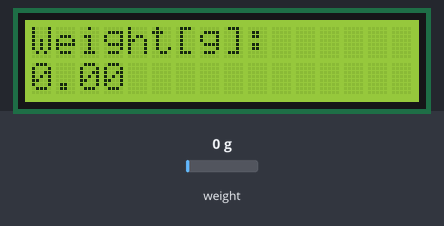
A sketch run on a simulated ESP8266 (NodeMCU). On the bench: 16×2 character LCD. The inputs (shaded band) are chosen by the test bench; at power-on: weight on the scale 0 g. WiFi joins after 1.5 s; servers stay silent unless stated; uploads are accepted with an empty reply; what the sketch prints to the serial monitor is not drawn.

Above: at 3.7 s.
3.8 s: weight on the scale set to 100 g
At 4.7 s:
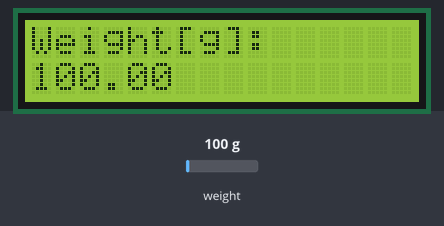
5.5 s: weight on the scale set to 1250 g
At 6.4 s:
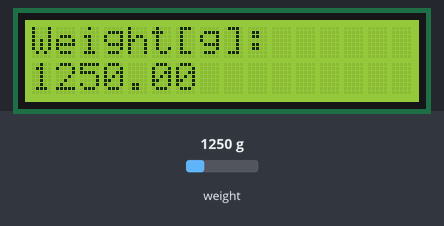
7.2 s: weight on the scale set to 2500 g
At 7.8 s:
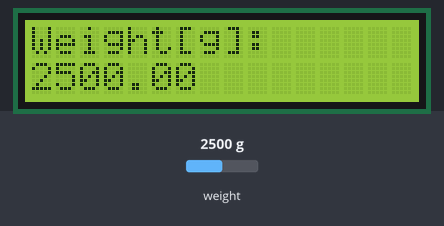
Timing chart, 0 to 10.2 s (numbered marks = the images above; inputs shaded):
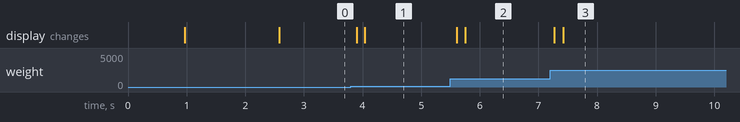

The sketch:

esp8266.ino
```cpp
// Khai báo các thư viện
#include <ArduinoJson.h>
#include <ESP8266WiFi.h>
#include <WiFiClientSecure.h>
#include <ESP8266HTTPClient.h>
#include <HX711_ADC.h>
#include <Wire.h>
#include <LiquidCrystal_I2C.h>
#include <math.h>


// Khai báo biến toàn cục
HX711_ADC LoadCell(12, 13); //DT-D6-GPIO12  SCK-D7-13
LiquidCrystal_I2C lcd(0x27, 16, 2);

// const char* ssid = "58/10 NGO SY LIEN";
// const char* password = "0358102223";

const char* ssid = "Gustav";
const char* password = "cuong2511";

// URL server HTTPS
const char* serverUrl = "https://server-1-c9nx.onrender.com/fruits/receive_fruits";

const int numReadings = 10;
double readings[numReadings];
double accurateWeight = 0.0;
double weightChangeThreshold = 2.0;

unsigned long lastUpdateTime = 0;
const unsigned long updateInterval = 2000; // Khoảng thời gian chờ (2 giây)

// Trong hàm setup và loop bạn có thể sử dụng các biến và đối tượng đã khai báo trên
void setup() {
    Serial.begin(115200);
    Wire.begin(2, 0); // SDA-GPIO2-D4  SCL-GPIO0-D3
    LoadCell.begin();
    LoadCell.start(500);
    LoadCell.setCalFactor(226.065421);
    lcd.init();
    lcd.backlight();

    // Kết nối Wi-Fi
    Serial.print("Connecting to Wi-Fi");
    WiFi.begin(ssid, password);
    while (WiFi.status() != WL_CONNECTED) {
        Serial.print(".");
        delay(200);
    }
    Serial.println("\nKết nối Wi-Fi thành công.");
}

void loop() {
    LoadCell.update();
    double currentWeight = LoadCell.getData();

    // Cập nhật mảng readings
    for (int i = 0; i < numReadings - 1; i++) {
        readings[i] = readings[i + 1];
    }
    readings[numReadings - 1] = currentWeight;

    // Tính trọng lượng trung bình
    double sum = 0.0;
    for (int i = 0; i < numReadings; i++) {
        sum += readings[i];
    }
    double currentWeightR = sum / numReadings;
    // Làm tròn currentWeightR đến 2 chữ số thập phân
    currentWeightR = round(currentWeightR * 100) / 100;

    // Tính sự thay đổi trọng lượng
    double weightChange = abs(currentWeightR - accurateWeight);
    if (weightChange >= weightChangeThreshold) {
        accurateWeight = currentWeightR;

        // Cập nhật thời gian cuối cùng khi accurateWeight được thay đổi
        lastUpdateTime = millis();
    }

    // Kiểm tra xem đã đủ thời gian chờ trước khi gửi dữ liệu
    if (millis() - lastUpdateTime >= updateInterval) {
        sendJsonData();
    }

    // Hiển thị trọng lượng trên LCD
    lcd.setCursor(0, 0);
    lcd.print("Weight[g]:");
    lcd.setCursor(0, 1);
    lcd.print(accurateWeight < 3.0 ? 0.0 : accurateWeight);
}

// Khai báo một biến để lưu trữ giá trị weight đã gửi trước đó
double previousWeight = 0.0;

void sendJsonData() {
    // Kiểm tra nếu accurateWeight < 2 gam thì không gửi dữ liệu
    if (accurateWeight < 5.0) {
        return; // Không thực hiện bất kỳ hà  nh động nào
    }

    // Kiểm tra sự khác biệt giữa accurateWeight và previousWeight
    double weightDifference = abs(accurateWeight - previousWeight);

    // Nếu sự khác biệt trong khoảng ±3 gam, không gửi dữ liệu
    if (weightDifference <= 3.0) {
        return; // Không thực hiện bất kỳ hành động nào
    }

    // Tạo WiFiClientSecure và thiết lập bỏ qua xác minh chứng chỉ
    WiFiClientSecure wifiClientSecure;
    wifiClientSecure.setInsecure();

    HTTPClient http;

    // Bắt đầu kết nối HTTPS
    http.begin(wifiClientSecure, serverUrl);

    // Thêm header nội dung
    http.addHeader("Content-Type", "application/json");

    // Tạo tài liệu JSON
    DynamicJsonDocument jsonDoc(128);
    // jsonDoc["name"] = "xoai";
    jsonDoc["weight"] = accurateWeight;

    // Serialize tài liệu JSON
    String jsonString;
    serializeJson(jsonDoc, jsonString);

    // Gửi yêu cầu POST
    int httpResponseCode = http.POST(jsonString);
    if (httpResponseCode == HTTP_CODE_OK) {
        Serial.println("Gửi dữ liệu thành công!");
    } else {
        Serial.print("Lỗi gửi dữ liệu. Mã phản hồi HTTP: ");
        Serial.println(httpResponseCode);
    }

    // Cập nhật previousWeight sau khi gửi dữ liệu thành công
    if (httpResponseCode == HTTP_CODE_OK) {
        previousWeight = accurateWeight; // Lưu giá trị weight hiện tại
    }

    // Kết thúc kết nối
    http.end();
}
```

Measured:
- after the input at 3.8 s, the display: first changes after 0.10 s (image 1 shows a later state)
- after the input at 5.5 s, the display: first changes after 0.11 s (image 2 shows a later state)
- after the input at 7.2 s, the display: first changes after 0.07 s (image 3 shows a later state)
